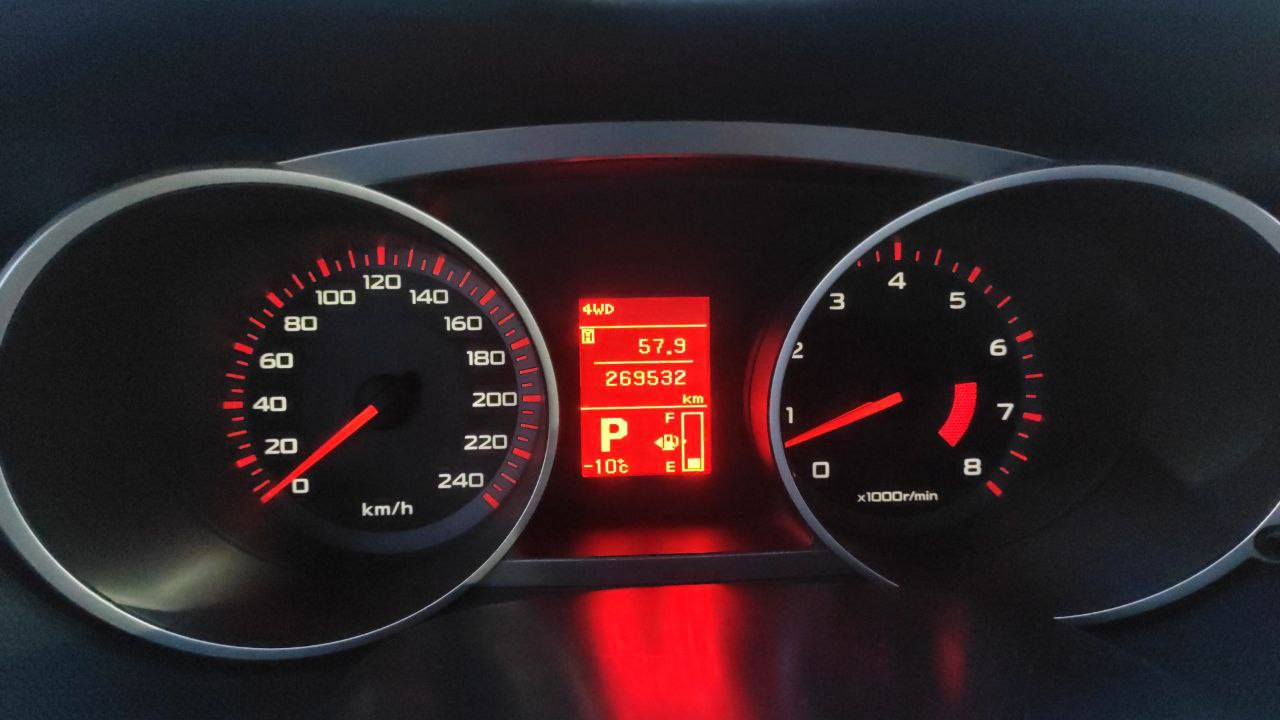
#> input picture data/autoservice_priem_305_1138747_7.jpg, 1280 x 720 px
$ python -i img_convertation.py   (imports and definitions only)
#> lines starting #> are read from the running program, lines starting #| are printed output that depends on the picture; after the words box and inside, x2 and y2 are one past the last pixel; in counts of white or black regions, pixels touching at a corner belong together
import cv2


def bgrtogray_binarization(
        img_path: str,
        low_threshold: int = 122,
        upper_treshold: int = 255
):
#> called with low_threshold = 122, upper_treshold = 255
    cardashboard_img = cv2.imread(img_path)
#> cardashboard_img is the input picture: shape (720, 1280, 3); mean B, G, R 36.9, 33.5, 47.3
    cardashboard_img = cv2.cvtColor(cardashboard_img, cv2.COLOR_BGR2GRAY)
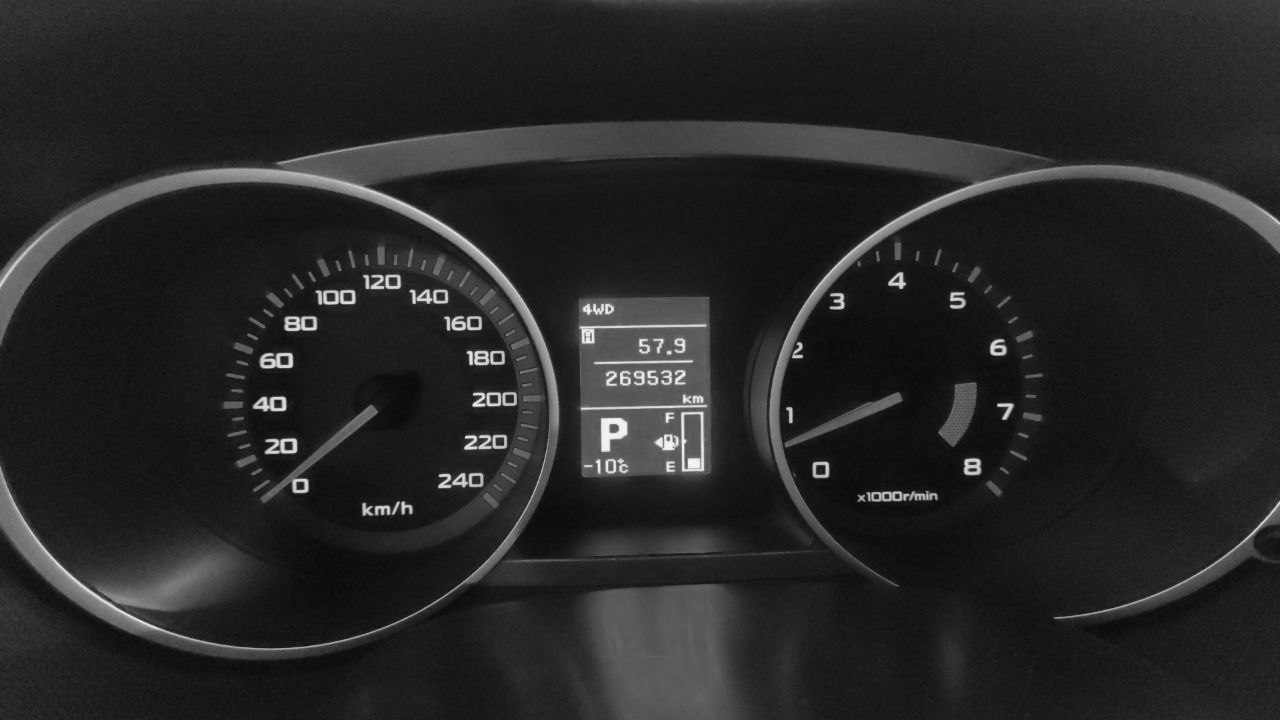
#> cardashboard_img: shape (720, 1280); min 0, max 249, mean 38
    (thresh, blackAndWhiteImage) = cv2.threshold(
        cardashboard_img,
        low_threshold,
        upper_treshold,
        cv2.THRESH_BINARY
    )
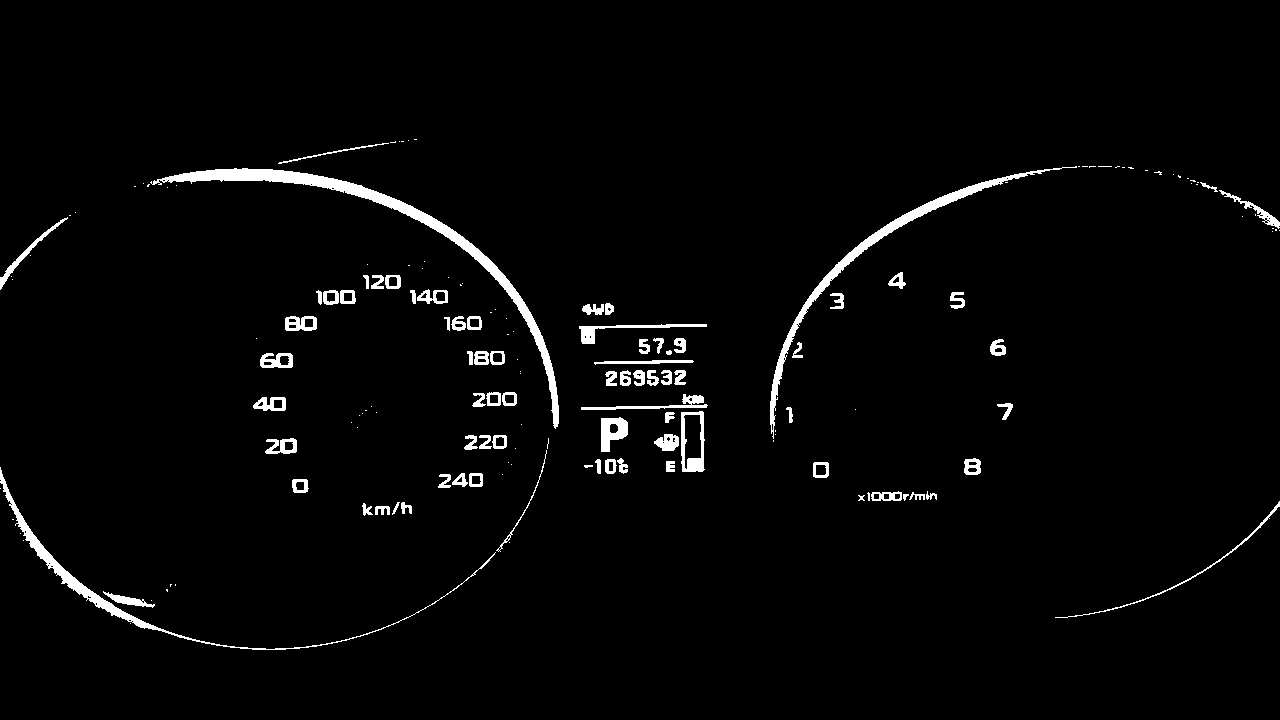
#> blackAndWhiteImage: shape (720, 1280); 2.5% white; 162 white regions (82 under 20 px), largest, box (x1, y1, x2, y2) and area: (150, 168, 559, 429) 5129, (770, 166, 1077, 439) 2964, (0, 467, 496, 650) 2337
#> thresh = 122
    return cv2.bitwise_not(blackAndWhiteImage)

>>> result = bgrtogray_binarization('../data/autoservice_priem_305_1138747_7.jpg')

$ run again, on data/autoservice_priem_305_1434775_5.jpg
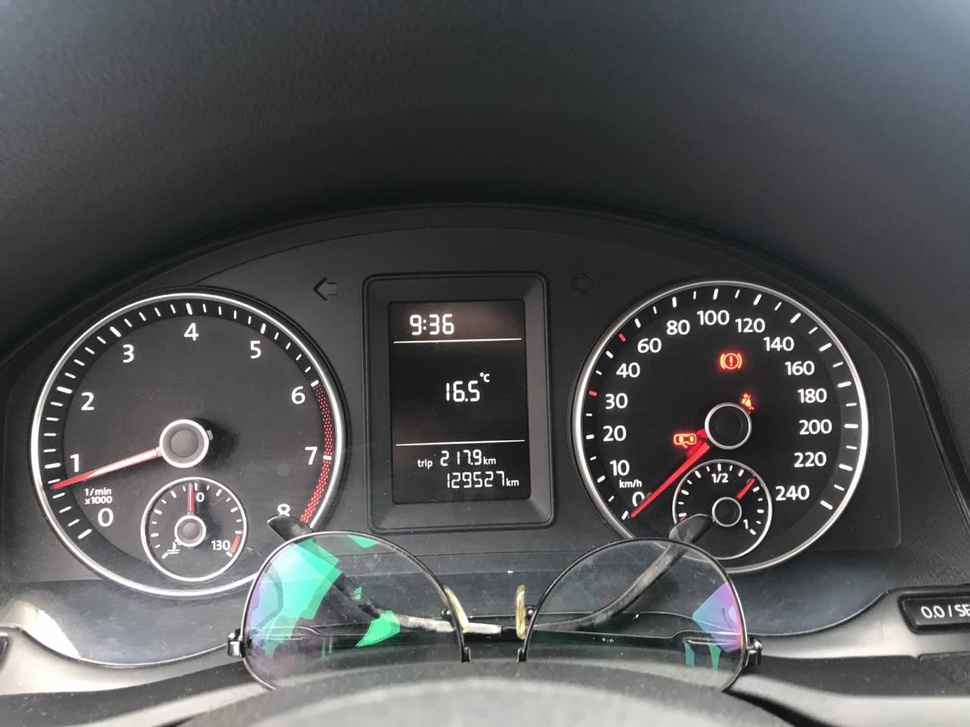
#> input picture data/autoservice_priem_305_1434775_5.jpg, 970 x 727 px, shrunk from 1280 x 960 before the run
#> in bgrtogray_binarization, cardashboard_img is the input picture: shape (727, 970, 3); mean B, G, R 84.8, 83.6, 82.3
#> in bgrtogray_binarization, `cardashboard_img = cv2.cvtColor(cardashboard_img, cv2.COLOR_BGR2GRAY)`:
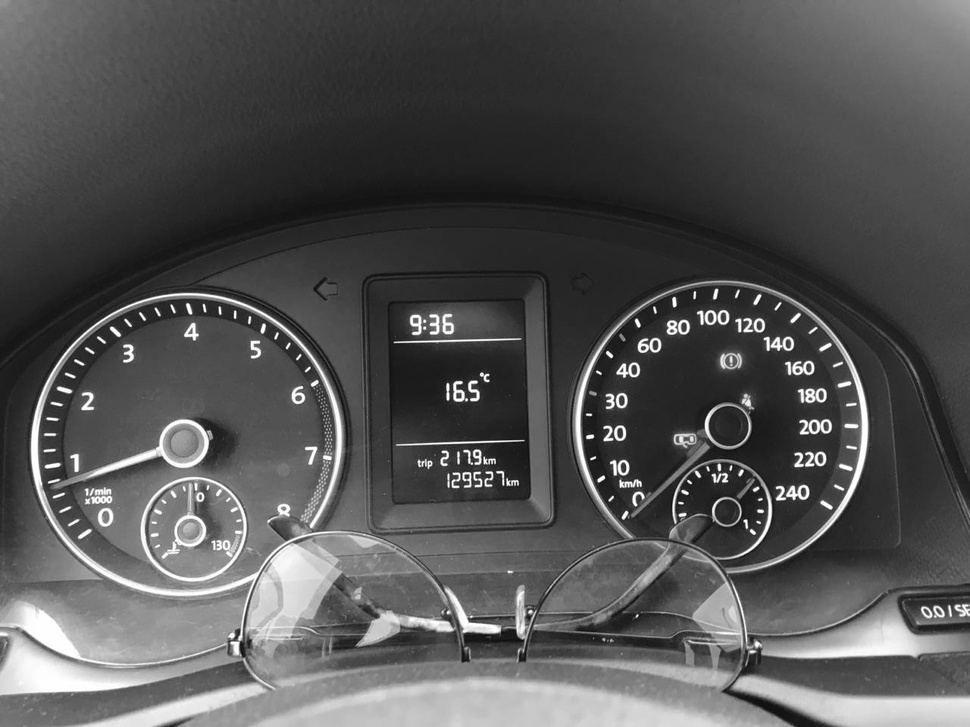
#> cardashboard_img: shape (727, 970); min 9, max 255, mean 83.4
#> in bgrtogray_binarization, `(thresh, blackAndWhiteImage) = cv2.threshold( cardashboard_img, low_th..`:
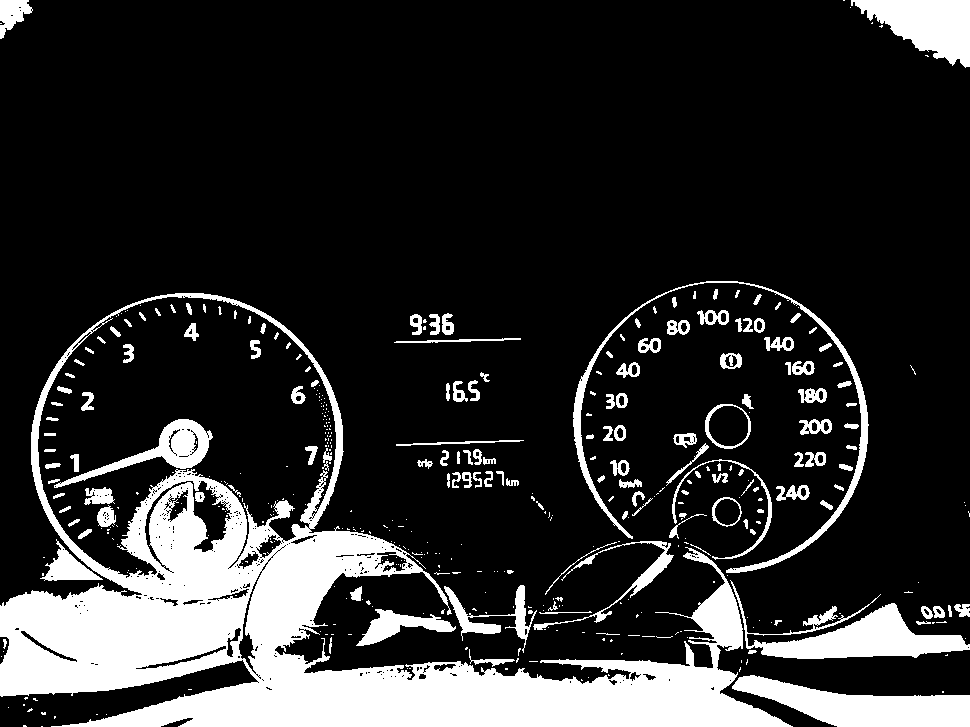
#> blackAndWhiteImage: shape (727, 970); 18.1% white; 437 white regions (281 under 20 px), largest, box (x1, y1, x2, y2) and area: (0, 293, 793, 727) 83932, (732, 675, 970, 727) 6594, (730, 580, 970, 659) 6167
#> thresh = 122

$ run again, on data/autoservice_priem_305_1435280_6.jpg
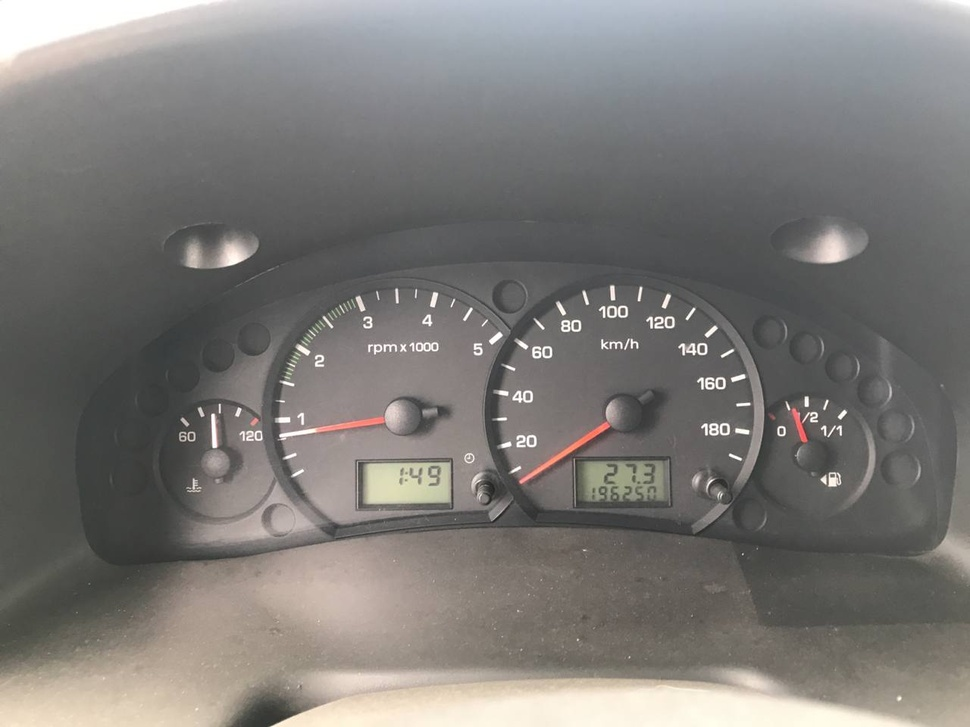
#> input picture data/autoservice_priem_305_1435280_6.jpg, 970 x 727 px, shrunk from 1280 x 960 before the run
#> in bgrtogray_binarization, cardashboard_img is the input picture: shape (727, 970, 3); mean B, G, R 119.5, 122.2, 124.6
#> in bgrtogray_binarization, `cardashboard_img = cv2.cvtColor(cardashboard_img, cv2.COLOR_BGR2GRAY)`:
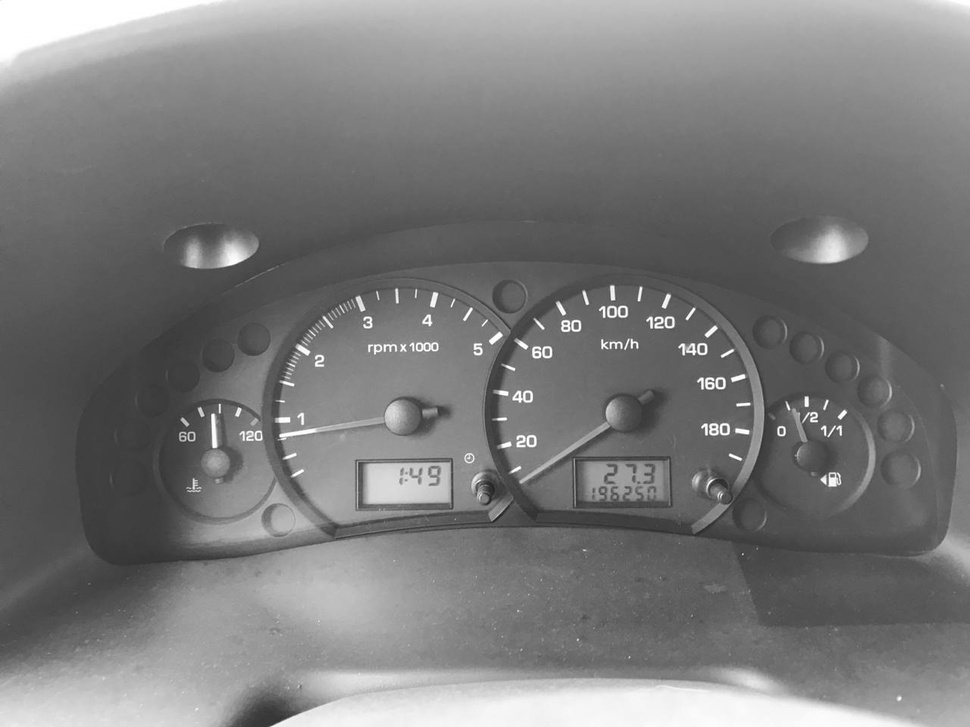
#> cardashboard_img: shape (727, 970); min 33, max 255, mean 122.6
#> in bgrtogray_binarization, `(thresh, blackAndWhiteImage) = cv2.threshold( cardashboard_img, low_th..`:
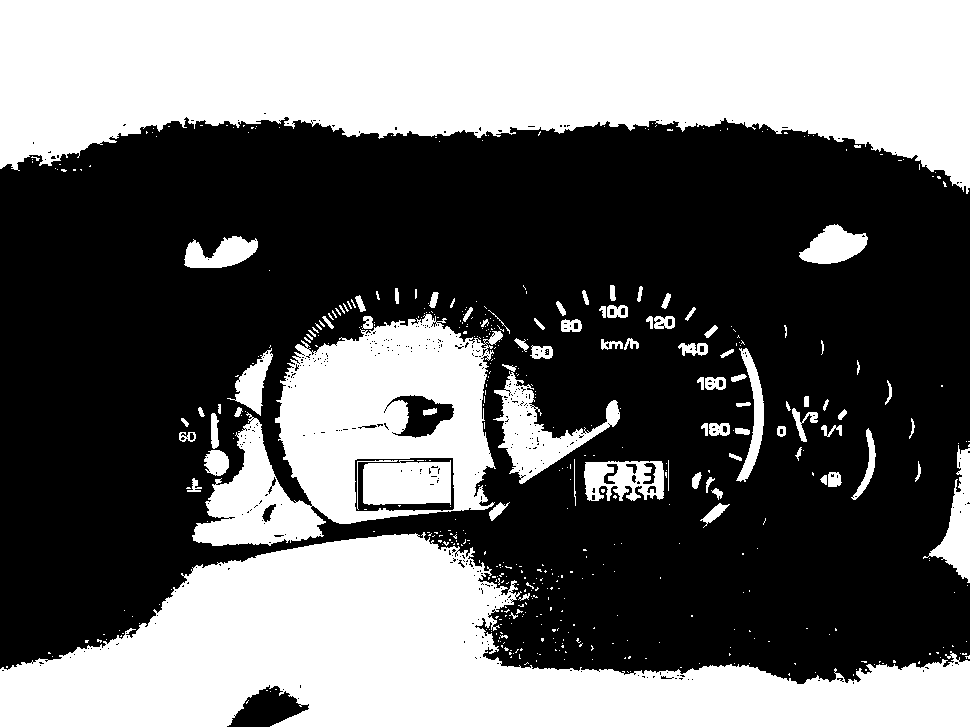
#> blackAndWhiteImage: shape (727, 970); 41.3% white; 505 white regions (419 under 20 px), largest, box (x1, y1, x2, y2) and area: (0, 0, 970, 194) 131776, (0, 532, 970, 727) 96161, (192, 314, 503, 546) 36397
#> thresh = 122

$ run again, on data/autoservice_priem_305_1436523_10.jpg
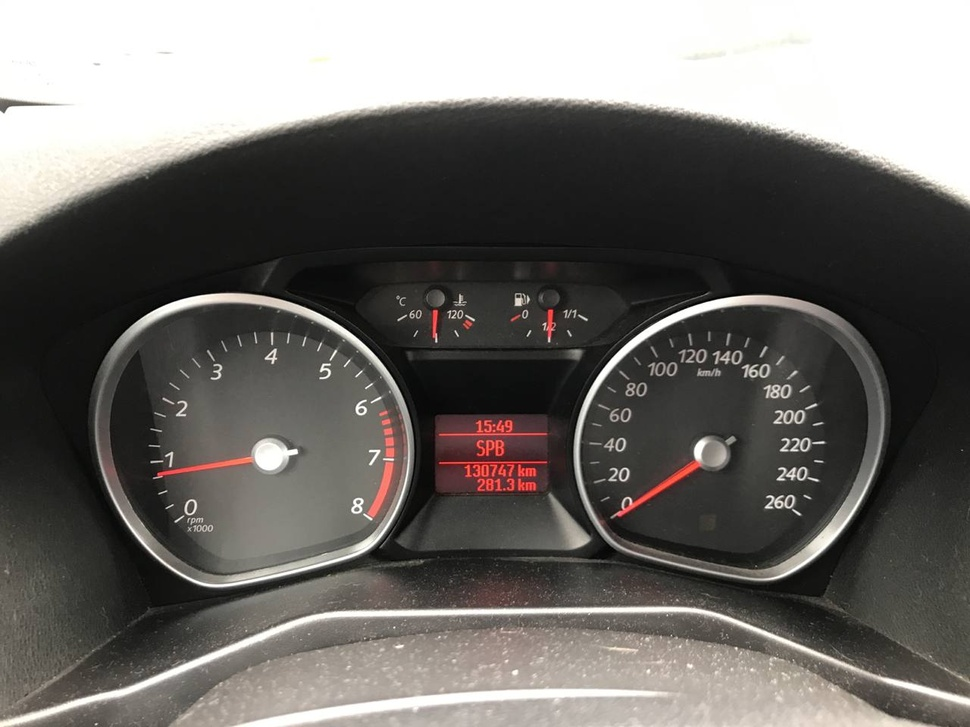
#> input picture data/autoservice_priem_305_1436523_10.jpg, 970 x 727 px, shrunk from 1280 x 960 before the run
#> in bgrtogray_binarization, cardashboard_img is the input picture: shape (727, 970, 3); mean B, G, R 102.5, 105.8, 108.7
#> cardashboard_img: shape (727, 970)
#> in bgrtogray_binarization, `(thresh, blackAndWhiteImage) = cv2.threshold( cardashboard_img, low_th..`:
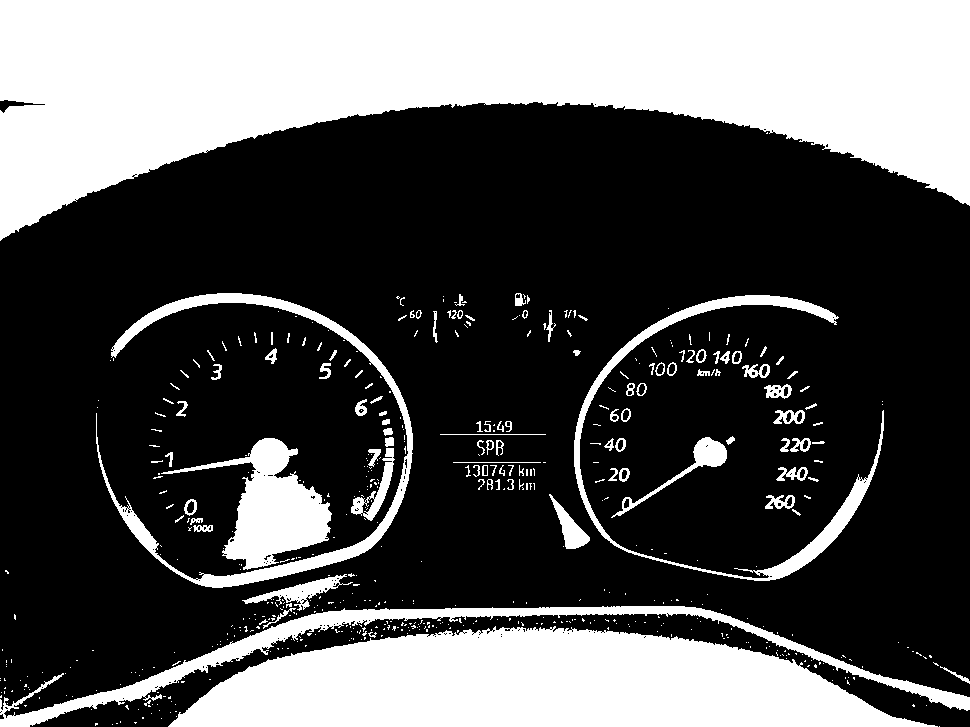
#> blackAndWhiteImage: shape (727, 970); 33.5% white; 551 white regions (447 under 20 px), largest, box (x1, y1, x2, y2) and area: (0, 0, 970, 241) 137738, (168, 626, 938, 727) 53916, (0, 606, 970, 727) 11201
#> thresh = 122
